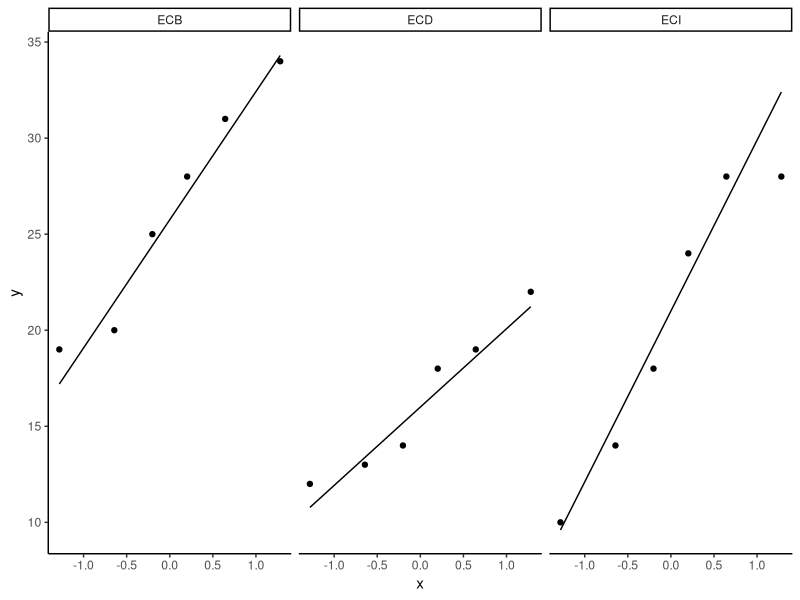

Write R code to recreate this figure.
## ---- chunk 1
library(vegan)
library(car)
library(emmeans)
library(multcomp)
library(ggplot2)

hormigas <- read.csv("datos/hormigas.csv", header = TRUE)
moscas <- read.csv("datos/moscas.csv", header = TRUE)

abundancia <- read.csv("datos/abundancia.csv", header = TRUE, row.names = 1)
ambiente <- read.csv("datos/ambiente.csv", header = TRUE, row.names = 1)
## ---- chunk 2
shapiro_test <- by(
  data = hormigas$Taxa_S,
  INDICES = hormigas$TRATAMIENTO,
  FUN = shapiro.test
)
shapiro_test

ggplot(hormigas, aes(sample = Taxa_S)) +
  geom_qq() +
  geom_qq_line() +
  facet_wrap(~ TRATAMIENTO) +
  theme_classic()

levene_test <- leveneTest(Taxa_S ~ TRATAMIENTO, data = hormigas)
levene_test
## ---- chunk 3
grupo1 <- hormigas$Taxa_S[hormigas$TRATAMIENTO == "ECB"]
grupo2 <- hormigas$Taxa_S[hormigas$TRATAMIENTO == "ECD"]

res_ttest <- t.test(grupo1, grupo2)
res_ttest
## ---- chunk 4
modelo_anova <- aov(Taxa_S ~ TRATAMIENTO, data = hormigas)
summary(modelo_anova)

# Ver diferencias entre grupos
emms <- emmeans(modelo_anova, specs = ~ TRATAMIENTO)
emms

pairs(emms)
## ---- chunk 5
modelo_manova <- manova(cbind(Taxa_S, INCIDENCIA) ~ TRATAMIENTO, data = hormigas)
summary(modelo_manova)
## ---- chunk 6
ecb_vs_ecd <- subset(hormigas, TRATAMIENTO %in% c("ECB", "ECD"))

test_whitney <- wilcox.test(D2 ~ TRATAMIENTO, data = ecb_vs_ecd)
test_whitney
## ---- chunk 7
test_kruskal <- kruskal.test(D2 ~ TRATAMIENTO, data = hormigas)
test_kruskal
## ---- chunk 8
spearman_cor <- cor.test(moscas$Div_Shan, moscas$IHH, method = "spearman")
spearman_cor
## ---- chunk 9
dist_abundancia <- vegdist(abundancia, method = "bray")

res_permanova <- adonis2(dist_abundancia ~ estado_conservacion, data = ambiente, permutations = 999)
res_permanova

modelo_betadisp <- betadisper(dist_abundancia, group = ambiente$estado_conservacion)
anova(modelo_betadisp)
